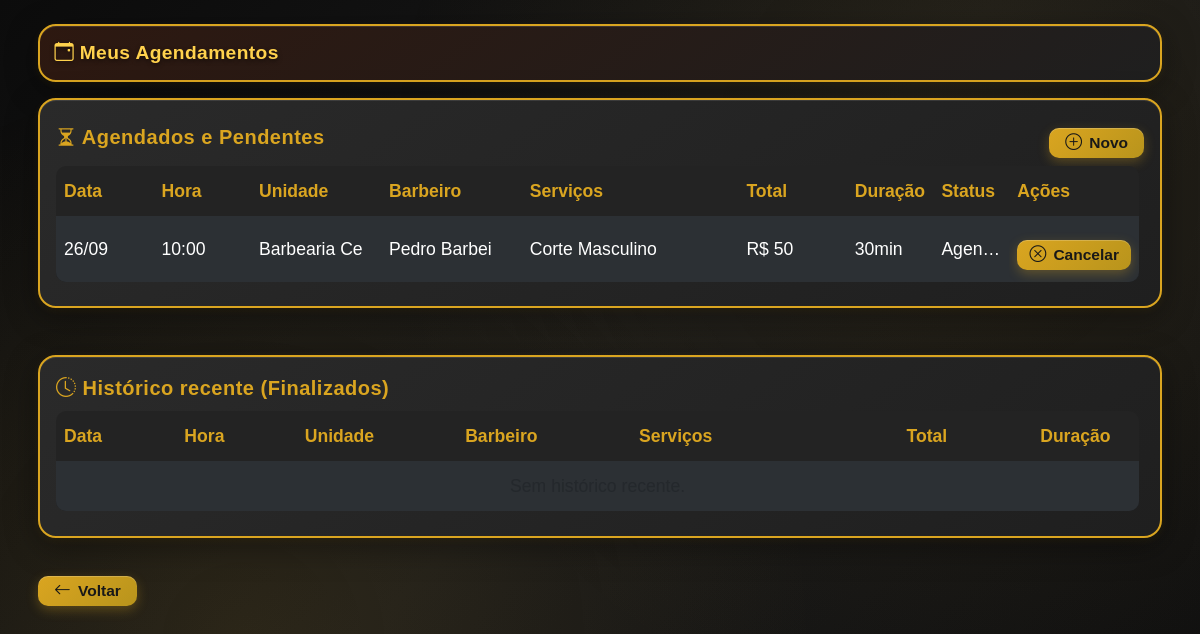
The page /usuario/agendamentos_usuario.php (signed in) on the database its author committed.
### tables this page shows
CREATE TABLE IF NOT EXISTS `Agendamento` (
  `idAgendamento` INT NOT NULL AUTO_INCREMENT,
  `data` DATE NOT NULL,
  `hora` TIME NOT NULL,
  `statusAgendamento` ENUM('Agendado', 'Cancelado', 'Finalizado') NOT NULL,
  `Cliente_idCliente` INT NOT NULL,
  `Barbeiro_idBarbeiro` INT NOT NULL,
  `Unidade_idUnidade` INT NOT NULL,
  PRIMARY KEY (`idAgendamento`),
  CONSTRAINT `fk_Agendamento_Cliente1`
    FOREIGN KEY (`Cliente_idCliente`)
    REFERENCES `Cliente` (`idCliente`)
    ON DELETE CASCADE
    ON UPDATE CASCADE,
    CONSTRAINT `fk_Agendamento_Barbeiro`
    FOREIGN KEY (`Barbeiro_idBarbeiro`)
    REFERENCES `Barbeiro` (`idBarbeiro`)
    ON DELETE CASCADE
    ON UPDATE CASCADE,
    CONSTRAINT `uk_Barbeiro_Horario`
    UNIQUE (`Barbeiro_idBarbeiro`, `data`, `hora`));

CREATE TABLE IF NOT EXISTS `Unidade` (
  `idUnidade` INT NOT NULL AUTO_INCREMENT,
  `endereco` VARCHAR(100) NOT NULL,
  `cidade` VARCHAR(45) NOT NULL,
  `estado` VARCHAR(45) NOT NULL,
  `cep` VARCHAR(10) NOT NULL,
  `nomeUnidade` VARCHAR(45) NOT NULL,
  PRIMARY KEY (`idUnidade`));

CREATE TABLE IF NOT EXISTS `Barbeiro` (
  `idBarbeiro` INT NOT NULL AUTO_INCREMENT,
  `nomeBarbeiro` VARCHAR(100) NOT NULL,
  `emailBarbeiro` VARCHAR(100) NOT NULL UNIQUE,
  `telefoneBarbeiro` VARCHAR(20) NOT NULL,
  `senhaBarbeiro` VARCHAR(255) NOT NULL,
  `statusBarbeiro` ENUM('Ativo', 'Inativo') NOT NULL,
  `dataRetorno` DATE DEFAULT NULL,
  `Unidade_idUnidade` INT NOT NULL,
  PRIMARY KEY (`idBarbeiro`),
  CONSTRAINT `fk_Barbeiro_Unidade`
    FOREIGN KEY (`Unidade_idUnidade`)
    REFERENCES `Unidade` (`idUnidade`)
    ON DELETE CASCADE
    ON UPDATE CASCADE);

### includes/helpers.php (called while the page is built)
<?php
if (!function_exists('bb_format_minutes')) {
    function bb_format_minutes($m) {
        $m = (int)$m;
        if ($m < 60) return $m . 'min';
        $h = intdiv($m, 60);
        $rem = $m % 60;
        return $h . 'h ' . $rem . 'min';
    }
}

### usuario/agendamentos_usuario.php (the view, shortened to what this page needs)
<?php
include_once "../includes/helpers.php";
$bd = new Banco();
$conn = $bd->getConexao();
$idCliente = $_SESSION['usuario_id'];
$stmtAtivos = $conn->prepare("
SELECT
    a.idAgendamento, a.data, a.hora, u.nomeUnidade, b.nomeBarbeiro,
    GROUP_CONCAT(s.nomeServico SEPARATOR ', ') AS servicos,
    SUM(ahs.precoFinal) AS precoTotal,
    SUM(ahs.tempoEstimado) AS tempoTotal,
    a.statusAgendamento
FROM Agendamento a
JOIN Unidade u ON a.Unidade_idUnidade = u.idUnidade
JOIN Barbeiro b ON a.Barbeiro_idBarbeiro = b.idBarbeiro
JOIN Agendamento_has_Servico ahs ON a.idAgendamento = ahs.Agendamento_idAgendamento
JOIN Servico s ON ahs.Servico_idServico = s.idServico
WHERE a.Cliente_idCliente = ?
  AND a.statusAgendamento <> 'Finalizado'
    AND NOT EXISTS (
        SELECT 1 FROM AgendamentoOcultoCliente aoc
        WHERE aoc.Cliente_id = ? AND aoc.Agendamento_id = a.idAgendamento
    )
GROUP BY a.idAgendamento, a.data, a.hora, u.nomeUnidade, b.nomeBarbeiro, a.statusAgendamento
ORDER BY a.data ASC, a.hora ASC
");
$stmtAtivos->bind_param("ii", $idCliente, $idCliente);
$stmtAtivos->execute();
$ativos = $stmtAtivos->get_result();
$stmtHist = $conn->prepare("
SELECT
    a.idAgendamento, a.data, a.hora, u.nomeUnidade, b.nomeBarbeiro,
    GROUP_CONCAT(s.nomeServico SEPARATOR ', ') AS servicos,
    SUM(ahs.precoFinal) AS precoTotal,
    SUM(ahs.tempoEstimado) AS tempoTotal
FROM Agendamento a
JOIN Unidade u ON a.Unidade_idUnidade = u.idUnidade
JOIN Barbeiro b ON a.Barbeiro_idBarbeiro = b.idBarbeiro
JOIN Agendamento_has_Servico ahs ON a.idAgendamento = ahs.Agendamento_idAgendamento
JOIN Servico s ON ahs.Servico_idServico = s.idServico
WHERE a.Cliente_idCliente = ?
  AND a.statusAgendamento = 'Finalizado'
    AND NOT EXISTS (
        SELECT 1 FROM AgendamentoOcultoCliente aoc
        WHERE aoc.Cliente_id = ? AND aoc.Agendamento_id = a.idAgendamento
    )
GROUP BY a.idAgendamento, a.data, a.hora, u.nomeUnidade, b.nomeBarbeiro
ORDER BY a.data DESC, a.hora DESC
LIMIT 5
");
$stmtHist->bind_param("ii", $idCliente, $idCliente);
$stmtHist->execute();
$historico = $stmtHist->get_result();
?>
<!DOCTYPE html>
<html lang="pt-br">
<head>
    <link href="https://cdn.jsdelivr.net/npm/bootstrap@5.3.7/dist/css/bootstrap.min.css" rel="stylesheet">
    <link href="https://cdn.jsdelivr.net/npm/bootstrap-icons@1.11.1/font/bootstrap-icons.css" rel="stylesheet">
    <link rel="stylesheet" href="dashboard_usuario.css">
    </head>
<body class="dashboard-user">
<div class="container py-4">
    <div class="row mb-3">
        <div class="col-12">
            <div class="dashboard-card dashboard-welcome-card">
                <span class="dashboard-welcome-text"><i class="bi bi-calendar-event"></i> Meus Agendamentos</span>
            </div>
        </div>
    </div>
    <div class="row g-4 justify-content-center">
    <div class="col-12 col-lg-12 d-flex align-items-stretch">
            <div class="dashboard-card p-3 flex-fill d-flex flex-column">
                <div class="d-flex justify-content-between align-items-center mb-2 flex-wrap gap-2">
                    <div class="dashboard-section-title mb-0 fs-5 fs-md-4 fs-lg-3"><i class="bi bi-hourglass-split"></i> Agendados e Pendentes</div>
                    <div class="row gx-2">
                        <div class="col-auto">
                            <a href="../agendamento.php" class="dashboard-action dashboard-btn-small btn-novo-agendamento"><i class="bi bi-plus-circle"></i> Novo</a>
                        </div>
                    </div>
                </div>
                <div class="table-responsive flex-fill table-container-fix">
                    <table class="table table-dark table-striped table-sm align-middle mb-0 dashboard-table">
                        <thead>
                            <tr>
                                <th>Data</th>
                                <th>Hora</th>
                                <th>Unidade</th>
                                <th>Barbeiro</th>
                                <th>Serviços</th>
                                <th>Total</th>
                                <th>Duração</th>
                                <th>Status</th>
                                <th>Ações</th>
                            </tr>
                        </thead>
                        <tbody>
                        <?php if ($ativos->num_rows > 0): ?>
                            <?php while($row = $ativos->fetch_assoc()): ?>
                                <tr>
                                    <td title="<?= date('d/m/Y', strtotime($row['data'])) ?>"><?= date('d/m', strtotime($row['data'])) ?></td>
                                    <td title="<?= htmlspecialchars($row['hora']) ?>"><?= substr($row['hora'], 0, 5) ?></td>
                                    <td title="<?= htmlspecialchars($row['nomeUnidade']) ?>"><?= substr(htmlspecialchars($row['nomeUnidade']), 0, 12) ?></td>
                                    <td title="<?= htmlspecialchars($row['nomeBarbeiro']) ?>"><?= substr(htmlspecialchars($row['nomeBarbeiro']), 0, 12) ?></td>
                                    <td title="<?= htmlspecialchars($row['servicos']) ?>"><?= substr(htmlspecialchars($row['servicos']), 0, 24) ?></td>
                                    <td title="R$ <?= number_format($row['precoTotal'],2,',','.') ?>">R$ <?= number_format($row['precoTotal'],0,',','.') ?></td>
                                    <td title="<?= (int)$row['tempoTotal'] ?> minutos"><?= bb_format_minutes((int)$row['tempoTotal']) ?></td>
                                    <td title="<?= htmlspecialchars($row['statusAgendamento']) ?>"><?= substr(htmlspecialchars($row['statusAgendamento']), 0, 10) ?></td>
                                    <td>
                                        <?php if($row['statusAgendamento'] === 'Agendado'): ?>
                                            <form method="POST" action="../cancelar.php" onsubmit="return confirm('Tem certeza que deseja cancelar este agendamento?');" class="d-inline">
                                                <button type="submit" class="dashboard-action dashboard-btn-small"><i class="bi bi-x-circle"></i> Cancelar</button>
                                            </form>
                                        <?php else: ?>
                                            <span class="text-muted">-</span>
                                        <?php endif; ?>
                                    </td>
                                </tr>
                            <?php endwhile; ?>
                        <?php else: ?>
                            <tr><td colspan="9" class="text-center text-warning">Nenhum agendamento ativo encontrado. <a href="../agendamento.php" class="dashboard-action dashboard-btn-small">Agende agora</a></td></tr>
                        <?php endif; ?>
                        </tbody>
                    </table>
                </div>
            </div>
        </div>
    <div class="col-12 col-lg-12 d-flex align-items-stretch">
            <div class="dashboard-card p-3 flex-fill d-flex flex-column">
                <div class="d-flex justify-content-between align-items-center mb-2 flex-wrap gap-2">
                    <div class="dashboard-section-title mb-0 fs-5 fs-md-4 fs-lg-3"><i class="bi bi-clock-history"></i> Histórico recente (Finalizados)</div>
                </div>
                <div class="table-responsive flex-fill table-container-fix">
                    <table class="table table-dark table-striped table-sm align-middle mb-0 dashboard-table">
                        <thead>
                            <tr>
                                <th>Data</th>
                                <th>Hora</th>
                                <th>Unidade</th>
                                <th>Barbeiro</th>
                                <th>Serviços</th>
                                <th>Total</th>
                                <th>Duração</th>
                            </tr>
                        </thead>
                        <tbody>
                        <?php if ($historico->num_rows > 0): ?>
                            <?php while($row = $historico->fetch_assoc()): ?>
                                <tr>
                                    <td title="<?= date('d/m/Y', strtotime($row['data'])) ?>"><?= date('d/m', strtotime($row['data'])) ?></td>
                                    <td title="<?= htmlspecialchars($row['hora']) ?>"><?= substr($row['hora'], 0, 5) ?></td>
                                    <td title="<?= htmlspecialchars($row['nomeUnidade']) ?>"><?= substr(htmlspecialchars($row['nomeUnidade']), 0, 12) ?></td>
                                    <td title="<?= htmlspecialchars($row['nomeBarbeiro']) ?>"><?= substr(htmlspecialchars($row['nomeBarbeiro']), 0, 12) ?></td>
                                    <td title="<?= htmlspecialchars($row['servicos']) ?>"><?= substr(htmlspecialchars($row['servicos']), 0, 24) ?></td>
                                    <td title="R$ <?= number_format($row['precoTotal'],2,',','.') ?>">R$ <?= number_format($row['precoTotal'],0,',','.') ?></td>
                                    <td title="<?= (int)$row['tempoTotal'] ?> minutos"><?= bb_format_minutes((int)$row['tempoTotal']) ?></td>
                                </tr>
                            <?php endwhile; ?>
                        <?php else: ?>
                            <tr><td colspan="7" class="text-center text-muted">Sem histórico recente.</td></tr>
                        <?php endif; ?>
                        </tbody>
                    </table>
                </div>
            </div>
        </div>
    </div>
    <div class="mt-3">
        <a href="index_usuario.php" class="dashboard-action dashboard-btn-small"><i class="bi bi-arrow-left"></i> Voltar</a>
    </div>
</div>
<div class="toast-container position-fixed top-0 start-50 translate-middle-x p-3" id="toast-limit-container" style="z-index:1080;"></div>
</body>
</html>

### usuario/agendamentos_usuario.php (style rules this page uses)
.table-responsive, .table-container-fix { overflow-x: auto !important; }

### rows shown on the page
agendamento: data "26/09", hora "10:00", unidade.nomeUnidade "Barbearia Ce", Barbeiro_idBarbeiro.nomeBarbeiro "Pedro Barbei", servicos "Corte Masculino", precoTotal "50", tempoTotal "30min", statusAgendamento "Agen…"
